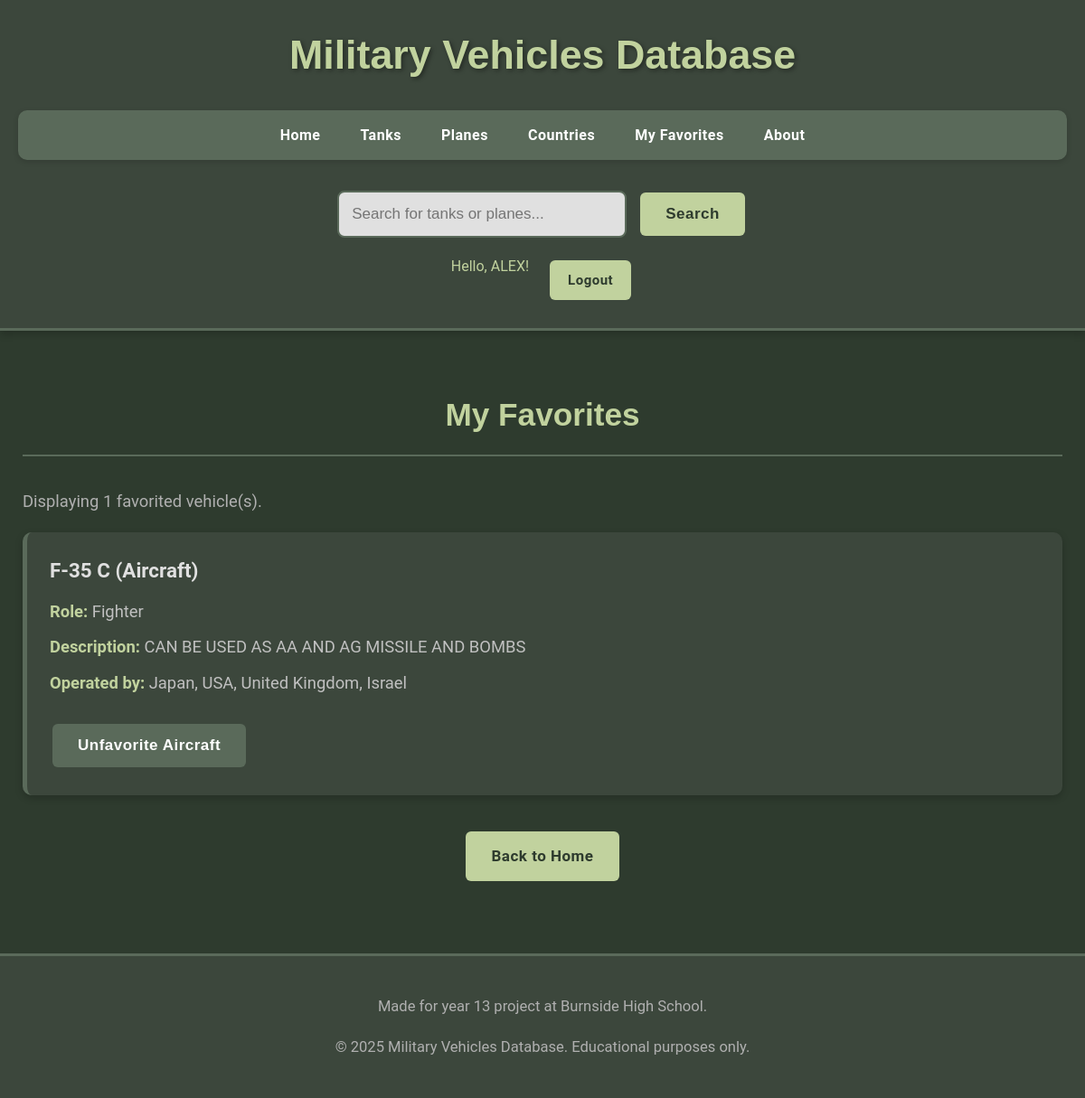
The app's page /favorites (signed in) with its own data.
### app/models.py (models this page shows, shortened)
class User(UserMixin, db.Model):
    __tablename__ = 'user'
    id = db.Column(db.Integer, primary_key=True)
    username = db.Column(db.String(64), unique=True, nullable=False)
    password_hash = db.Column(db.String(128), nullable=False)
    is_admin = db.Column(db.Boolean, default=False)
    favorite_tanks = db.relationship('Tank', secondary=user_favorite_tanks, lazy=True,
                                     backref=db.backref('favorited_by_users', lazy=True))
    favorite_planes = db.relationship('Plane', secondary=user_favorite_planes, lazy=True,
                                      backref=db.backref('favorited_by_users', lazy=True))

class Plane(db.Model):
    __tablename__ = 'plane'
    id = db.Column(db.Integer, primary_key=True)
    name = db.Column(db.String(100), nullable=False, unique=True)
    role = db.Column(db.String(50))
    description = db.Column(db.Text)
    type = db.Column(db.String(50), default='Aircraft')
    countries = db.relationship('Country', secondary=plane_countries, lazy=True,
                                backref=db.backref('planes', lazy=True))

class Country(db.Model):
    __tablename__ = 'country'
    id = db.Column(db.Integer, primary_key=True)
    name = db.Column(db.String(100), nullable=False, unique=True)

### app/routes.py (the view)
@app.route('/favorites')
@login_required
def favorites():
    user_with_favorites = User.query.options(
        db.joinedload(User.favorite_tanks).joinedload(Tank.countries),
        db.joinedload(User.favorite_planes).joinedload(Plane.countries)
    ).get(current_user.id)
    favorited_tanks = user_with_favorites.favorite_tanks
    favorited_planes = user_with_favorites.favorite_planes
    all_favorited_vehicles = sorted(
        list(favorited_tanks) + list(favorited_planes),
        key=lambda v: v.name
    )
    return render_template('favorites.html', vehicles=all_favorited_vehicles, title="My Favorites")

### app/routes.py (called while the page is built)
@login_manager.user_loader
def load_user(user_id):
    return User.query.get(int(user_id))

### app/templates/favorites.html (shortened to what this page needs)
<!DOCTYPE html>
<html lang="en">
{% extends "layout.html" %}
{% block content %}
<h2>{{ title }}</h2>
{% if vehicles %}
    <p>Displaying {{ vehicles|length }} favorited vehicle(s).</p>
    <div class="vehicle-list">
        {% for vehicle in vehicles %}
            <div class="weapon-item">
                <h3>{{ vehicle.name }} ({{ vehicle.type }})</h3>
                {% if vehicle.role %}
                <p><strong>Role:</strong> {{ vehicle.role }}</p>
                {% endif %}
                <p><strong>Description:</strong> {{ vehicle.description }}</p>
                <p><strong>Operated by:</strong>
                    {% for country in vehicle.countries %}
                        {{ country.name }}{% if not loop.last %}, {% endif %}
                    {% else %}
                        No countries assigned.
                    {% endfor %}
                </p>
                <div class="vehicle-actions">
                    {% if vehicle.type == 'Tank' %}
                        <form action="{{ url_for('unfavorite_tank', tank_id=vehicle.id) }}" method="post">
                            <button type="submit" class="menu-button-secondary">Unfavorite Tank</button>
                        </form>
                    {% elif vehicle.type == 'Aircraft' %}
                        <form action="{{ url_for('unfavorite_plane', plane_id=vehicle.id) }}" method="post">
                            <button type="submit" class="menu-button-secondary">Unfavorite Aircraft</button>
                        </form>
                    {% endif %}
                </div>
            </div>
        {% endfor %}
    </div>
{% else %}
    <p>You have not favorited any vehicles yet.</p>
{% endif %}
<div class="navigation-buttons">
    <a href="{{ url_for('homepage') }}" class="menu-button">Back to Home</a>
</div>
{% endblock %}

### app/templates/layout.html (shortened to what this page needs)
<!DOCTYPE html>
<html lang="en">
<head>
    <link rel="stylesheet" href="{{ url_for('static', filename='style.css') }}">
</head>
<body>
    <header>
        <h1>Military Vehicles Database</h1>
        <nav>
            <ul>
                <li><a href="{{ url_for('homepage') }}">Home</a></li>
                <li><a href="{{ url_for('tanks_list') }}">Tanks</a></li>
                <li><a href="{{ url_for('planes_list') }}">Planes</a></li>
                <li><a href="{{ url_for('countries_list') }}">Countries</a></li>
                {% if current_user.is_authenticated %}
                    <li><a href="{{ url_for('favorites') }}">My Favorites</a></li>
                {% endif %}
                <li><a href="{{ url_for('about') }}">About</a></li>
            </ul>
        </nav>
        <div class="search-container">
            <form action="{{ url_for('search') }}" method="get">
                <input type="text" name="q" placeholder="Search for tanks or planes..." required>
                <button type="submit" class="menu-button">Search</button>
            </form>
        </div>
        <div class="auth-buttons">
            {% if current_user.is_authenticated %}
                <span style="color: #C1D29E; margin-right: 10px;">Hello, {{ current_user.username }}! {% if current_user.is_admin %}(Admin){% endif %}</span>
                <a href="{{ url_for('logout') }}" class="menu-button">Logout</a>
            {% else %}
                <a href="{{ url_for('login') }}" class="menu-button">Login</a>
                <a href="{{ url_for('register') }}" class="menu-button-secondary">Register</a>
            {% endif %}
        </div>
    </header>
    <main>
        {% block content %}{% endblock %}
    </main>
    <footer>
        <p> Made for year 13 project at Burnside High School.</p>
        <p>&copy; 2025 Military Vehicles Database. Educational purposes only.</p>
    </footer>
</body>
</html>

### app/static/style.css (style rules this page uses)
* { margin: 0; padding: 0; box-sizing: border-box; }
body, html { height: 100%; font-family: 'Roboto', sans-serif; background-color: #2E3B2E; color: #E0E0E0; line-height: 1.6; }
body { display: flex; flex-direction: column; min-height: 100vh; }
header { background-color: #3C473C; color: white; padding: 25px 20px; text-align: center; border-bottom: 3px solid #5A6A5A; box-shadow: 0 4px 8px rgba(0, 0, 0, 0.2); }
header h1 { margin: 0 0 25px 0; color: #C1D29E; font-size: 2.8em; text-shadow: 2px 2px 5px rgba(0,0,0,0.4); font-family: 'Montserrat', sans-serif; }
nav ul { list-style-type: none; margin: 0; padding: 0; background-color: #5A6A5A; overflow: hidden; display: flex; justify-content: center; flex-wrap: wrap; border-radius: 10px; box-shadow: 0 2px 6px rgba(0, 0, 0, 0.15); }
nav li a { display: block; color: white; text-align: center; padding: 15px 22px; text-decoration: none; transition: background-color 0.3s ease, color 0.3s ease; font-weight: bold; letter-spacing: 0.5px; }
.search-container { margin: 30px 0 0 0; text-align: center; }
.search-container form { display: inline-flex; gap: 12px; align-items: center; flex-wrap: wrap; justify-content: center; }
.search-container input { padding: 14px; font-size: 17px; border: 2px solid #5A6A5A; border-radius: 8px; min-width: 320px; background-color: #E0E0E0; color: #2E3B2E; }
main { flex: 1; padding: 40px 25px; max-width: 1300px; margin: 0 auto; width: 100%; }
h1, h2, h3, h4, h5 { color: #C1D29E; margin: 25px 0 15px 0; font-family: 'Montserrat', sans-serif; }
h2 { font-size: 2.2em; margin-bottom: 35px; text-align: center; border-bottom: 2px solid #5A6A5A; padding-bottom: 15px; }
p { color: #B0B0B0; margin: 18px 0; font-size: 1.15em; }
a { color: #8C9F7E; text-decoration: none; font-weight: bold; }
.menu-button { background-color: #C1D29E; border: none; color: #2E3B2E; padding: 14px 28px; text-align: center; text-decoration: none; display: inline-block; font-size: 17px; margin: 6px 3px; cursor: pointer; border-radius: 6px; transition: all 0.3s ease; font-weight: bold; letter-spacing: 0.5px; }
.weapon-item { background-color: #3C473C; padding: 25px; margin: 20px 0; border-radius: 10px; border-left: 5px solid #5A6A5A; box-shadow: 0 3px 8px rgba(0,0,0,0.2); transition: transform 0.2s ease, box-shadow 0.2s ease; }
.weapon-item h3 { color: #E0E0E0; margin-top: 0; margin-bottom: 12px; font-size: 1.4em; font-family: 'Roboto', sans-serif; }
.weapon-item p { margin: 10px 0; color: #C0C0C0; }
.weapon-item strong { color: #C1D29E; }
.navigation-buttons { text-align: center; margin: 40px 0; }
.navigation-buttons .menu-button { margin: 0 12px; }
footer { background-color: #3C473C; color: #808080; text-align: center; padding: 25px; border-top: 3px solid #5A6A5A; margin-top: auto; font-size: 0.9em; }
.vehicle-actions { margin-top: 25px; display: flex; gap: 12px; align-items: center; flex-wrap: wrap; }
.vehicle-actions form { display: inline-block; margin: 0; }
.menu-button-secondary { background-color: #5A6A5A; border: none; color: white; padding: 14px 28px; text-align: center; text-decoration: none; display: inline-block; font-size: 17px; margin: 6px 3px; cursor: pointer; border-radius: 6px; transition: all 0.3s ease; font-weight: bold; letter-spacing: 0.5px; }
.auth-buttons { margin-top: 15px; display: flex; justify-content: center; gap: 10px; }
.auth-buttons .menu-button { font-size: 15px; padding: 10px 20px; }
nav li a { display: block; color: white; text-align: center; padding: 15px 22px; }

### records on screen
User: username "ALEX"
Plane: name "F-35 C", type "Aircraft", role "Fighter", description "CAN BE USED AS AA AND AG MISSILE AND BOMBS"
Country: name "Japan"
Country: name "USA"
Country: name "United Kingdom"
Country: name "Israel"

### other values on screen
{{ title }} "My Favorites"
{{ vehicles|length }} "1"
